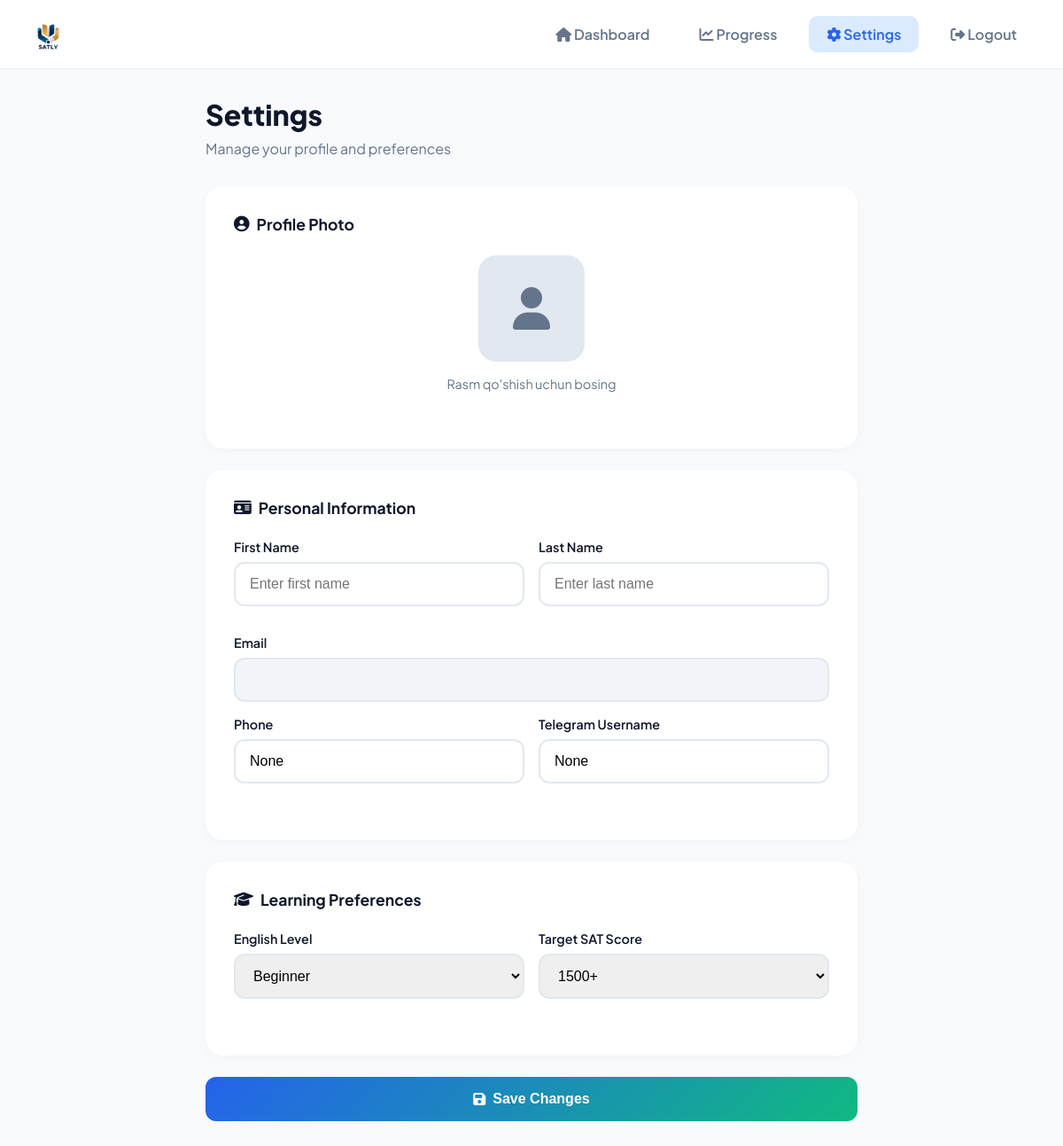
Page /dashboard/settings/ (signed in) on the committed database.
### app/models.py (models this page shows, shortened)
class User(AbstractUser):
    SUBSCRIPTION_CHOICES = [
        ('free', 'Free'),
        ('premium', 'Premium'),
        ('enterprise', 'Enterprise'),
    ]
    STATUS_CHOICES = [
        ('active', 'Active'),
        ('inactive', 'Inactive'),
        ('suspended', 'Suspended'),
    ]
    ENGLISH_LEVEL_CHOICES = [
        ('beginner', 'Beginner'),
        ('elementary', 'Elementary'),
        ('intermediate', 'Intermediate'),
        ('upper_intermediate', 'Upper Intermediate'),
        ('advanced', 'Advanced'),
        ('ielts_5', 'IELTS 5.0'),
        ('ielts_5.5', 'IELTS 5.5'),
        ('ielts_6', 'IELTS 6.0'),
        ('ielts_6.5', 'IELTS 6.5'),
        ('ielts_7', 'IELTS 7.0+'),
        ('b1', 'B1'),
        ('b2', 'B2'),
        ('c1', 'C1'),
    ]
    phone = models.CharField(max_length=20, blank=True, null=True)
    telegram_username = models.CharField(max_length=100, blank=True, null=True)
    english_level = models.CharField(max_length=50, choices=ENGLISH_LEVEL_CHOICES, blank=True, null=True)
    avatar = models.ImageField(upload_to='avatars/', blank=True, null=True)
    subscription = models.CharField(max_length=20, choices=SUBSCRIPTION_CHOICES, default='free')
    status = models.CharField(max_length=20, choices=STATUS_CHOICES, default='active')
    best_score = models.IntegerField(default=0)
    target_score = models.IntegerField(default=1500)
    tests_completed = models.IntegerField(default=0)
    total_time_spent = models.IntegerField(default=0, help_text="Total time spent in minutes")
    created_at = models.DateTimeField(default=timezone.now)
    last_active = models.DateTimeField(auto_now=True)
    class Meta:
        db_table = 'users'

### app/views.py (the view, shortened to what this page needs)
# urls.py: path('dashboard/settings/', views.user_settings, name='user_settings'),
@login_required
def user_settings(request):
    user = request.user
    return render(request, 'main/settings.html', {'user': user})

### app/context_processors.py (called while the page is built)
def admin_models(request):
    if request.user.is_authenticated and request.user.is_staff:
        app_list = satly_admin_site.get_app_list(request)
        return {'admin_app_list': app_list}
    return {'admin_app_list': []}

### app/templates/main/settings.html (shortened to what this page needs)
{% load static %}
<!DOCTYPE html>
<html lang="en">
<head>
    <link rel="stylesheet" href="https://cdnjs.cloudflare.com/ajax/libs/font-awesome/6.5.1/css/all.min.css">
</head>
<body>
    <nav class="navbar">
        <a href="/" class="logo">
            <img src="{% static 'images/satly-logo.png' %}" alt="SATLY">
        </a>
        <div class="nav-links">
            <a href="{% url 'user_dashboard' %}"><i class="fas fa-home"></i> Dashboard</a>
            <a href="{% url 'user_progress' %}"><i class="fas fa-chart-line"></i> Progress</a>
            <a href="{% url 'user_settings' %}" class="active"><i class="fas fa-cog"></i> Settings</a>
            <a href="{% url 'logout' %}"><i class="fas fa-sign-out-alt"></i> Logout</a>
        </div>
    </nav>
    <div class="container">
        <div class="page-header">
            <h1>Settings</h1>
            <p>Manage your profile and preferences</p>
        </div>
        <form method="post" enctype="multipart/form-data">
            <div class="settings-card">
                <h3><i class="fas fa-user-circle"></i> Profile Photo</h3>
                <div class="avatar-section">
                    <div class="avatar-preview" onclick="document.getElementById('avatarInput').click()">
                        {% if user.avatar %}
                        <img src="{{ user.avatar.url }}" alt="Avatar" id="avatarPreview">
                        {% else %}
                        <i class="fas fa-user" id="avatarIcon"></i>
                        {% endif %}
                    </div>
                    <p style="color: var(--gray); font-size: 0.9rem;">{% if user.avatar %}Rasmni o'zgartirish uchun bosing{% else %}Rasm qo'shish uchun bosing{% endif %}</p>
                </div>
            </div>
            <div class="settings-card">
                <h3><i class="fas fa-id-card"></i> Personal Information</h3>
                <div class="form-row">
                    <div class="form-group">
                        <label>First Name</label>
                        <input type="text" name="first_name" value="{{ user.first_name }}" placeholder="Enter first name">
                    </div>
                    <div class="form-group">
                        <label>Last Name</label>
                        <input type="text" name="last_name" value="{{ user.last_name }}" placeholder="Enter last name">
                    </div>
                </div>
                <div class="form-group">
                    <label>Email</label>
                    <input type="email" value="{{ user.email }}" disabled style="background: #f1f5f9;">
                </div>
                <div class="form-row">
                    <div class="form-group">
                        <label>Phone</label>
                        <input type="text" name="phone" value="{{ user.phone }}" placeholder="+998 XX XXX XX XX">
                    </div>
                    <div class="form-group">
                        <label>Telegram Username</label>
                        <input type="text" name="telegram" value="{{ user.telegram_username }}" placeholder="@username">
                    </div>
                </div>
            </div>
            <div class="settings-card">
                <h3><i class="fas fa-graduation-cap"></i> Learning Preferences</h3>
                <div class="form-row">
                    <div class="form-group">
                        <label>English Level</label>
                        <select name="english_level">
                            <option value="beginner" {% if user.english_level == 'beginner' %}selected{% endif %}>Beginner</option>
                        </select>
                    </div>
                    <div class="form-group">
                        <label>Target SAT Score</label>
                        <select name="target_score">
                            <option value="1500" {% if user.target_score == 1500 %}selected{% endif %}>1500+</option>
                        </select>
                    </div>
                </div>
            </div>
            <button type="submit" class="btn-save">
                <i class="fas fa-save"></i> Save Changes
            </button>
        </form>
    </div>
</body>
</html>

### app/templates/main/settings.html (style rules this page uses)
* { margin: 0; padding: 0; box-sizing: border-box; }
:root { --primary: #2563eb; --secondary: #10b981; --accent: #f59e0b; --dark: #0f172a; --gray: #64748b; --light: #f8fafc; }
body { font-family: 'Plus Jakarta Sans', sans-serif; background: var(--light); color: var(--dark); min-height: 100vh; }
.navbar { background: white; padding: 1rem 2rem; display: flex; justify-content: space-between; align-items: center; box-shadow: 0 1px 3px rgba(0,0,0,0.05); position: sticky; top: 0; z-index: 100; }
.logo { display: flex; align-items: center; gap: 0.75rem; text-decoration: none; }
.logo img { height: 45px; width: auto; }
.nav-links { display: flex; gap: 1rem; }
.nav-links a { padding: 0.6rem 1.25rem; text-decoration: none; color: var(--gray); font-weight: 600; border-radius: 10px; transition: all 0.3s; }
.nav-links a:hover, .nav-links a.active { background: #dbeafe; color: var(--primary); }
.container { max-width: 800px; margin: 0 auto; padding: 2rem; }
.page-header { margin-bottom: 2rem; }
.page-header h1 { font-size: 2rem; font-weight: 800; margin-bottom: 0.5rem; }
.page-header p { color: var(--gray); }
.settings-card { background: white; border-radius: 20px; padding: 2rem; box-shadow: 0 2px 10px rgba(0,0,0,0.03); margin-bottom: 1.5rem; }
.settings-card h3 { font-size: 1.1rem; font-weight: 700; margin-bottom: 1.5rem; display: flex; align-items: center; gap: 0.5rem; }
.avatar-section { text-align: center; margin-bottom: 2rem; }
.avatar-preview { width: 120px; height: 120px; border-radius: 20px; background: #e2e8f0; margin: 0 auto 1rem; display: flex; align-items: center; justify-content: center; font-size: 3rem; color: var(--gray); overflow: hidden; position: relative; cursor: pointer; }
.form-row { display: grid; grid-template-columns: 1fr 1fr; gap: 1rem; margin-bottom: 1rem; }
.form-group { margin-bottom: 1rem; }
.form-group label { display: block; font-weight: 600; margin-bottom: 0.5rem; font-size: 0.9rem; }
.form-group input, .form-group select { width: 100%; padding: 0.875rem 1rem; border: 2px solid #e2e8f0; border-radius: 12px; font-size: 1rem; transition: all 0.3s; }
.btn-save { width: 100%; padding: 1rem; background: linear-gradient(135deg, #2563eb 0%, #10b981 100%); color: white; border: none; border-radius: 12px; font-weight: 700; font-size: 1rem; cursor: pointer; display: flex; align-items: center; justify-content: center; gap: 0.5rem; transition: all 0.3s; }

### rows in the picture
User: phone "None", telegram "None", target_score "1500+"
